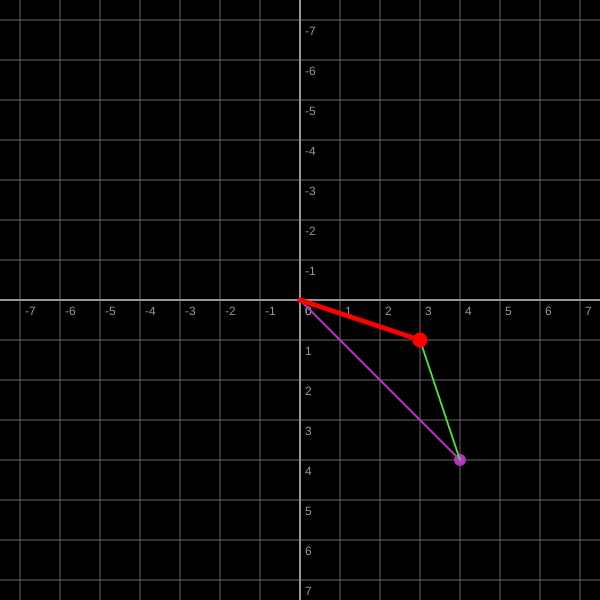
Frame 1 (no input)
Frame 2 (the mouse pressed at the canvas centre, redrawn once): identical to frame 1, image omitted

The p5.js sketch that drew this single still picture (run headless with seeded random() and noise() and a simulated clock; the mouse was pressed at the canvas centre and the sketch redrawn once):

// p5.js sketch
// ── sketch.js
// IMA NYU Shanghai
// The Nature of Code
// MOQN
// Feb 20 2017

let RESOLUTION = 40;
let currVector;

function setup() {
  createCanvas(600, 600);
  currVector = createVector(0, 0);

  // display vectors
  background(0);
  drawGrid();

  addVector(4, 4);
  subVector(1, 3);
  //addVector(3, 2);
  //subVector(1,1);
  //multVector(2);
  
  drawSumVector();
}


function draw() {
  noLoop();
}








// Don't worry about the functions below

function addVector(x, y) {
  // calculation
  let newVector = createVector(x, y);
  let prevVector = currVector.copy();
  currVector.add(newVector);
  // display the result
  let c = color(random(255), random(255), random(255));
  stroke(c);
  strokeWeight(2);
  line(prevVector.x * RESOLUTION, prevVector.y * RESOLUTION,
    currVector.x * RESOLUTION, currVector.y * RESOLUTION);
  fill(c);
  ellipse(currVector.x * RESOLUTION, currVector.y * RESOLUTION, 10, 10);
}

function subVector(x, y) {
  // calculation
  let newVector = createVector(x, y);
  let prevVector = currVector.copy();
  currVector.sub(newVector);
  // display the result
  let c = color(random(255), random(255), random(255));
  stroke(c);
  strokeWeight(2);
  line(prevVector.x * RESOLUTION, prevVector.y * RESOLUTION,
    currVector.x * RESOLUTION, currVector.y * RESOLUTION);
  fill(c);
  ellipse(currVector.x * RESOLUTION, currVector.y * RESOLUTION, 10, 10);
}

function multVector(val) {
  // calculation
  let prevVector = currVector.copy();
  currVector.mult(val);
  // display the result
  let c = color(random(255), random(255), random(255));
  stroke(c);
  strokeWeight(2);
  line(prevVector.x * RESOLUTION, prevVector.y * RESOLUTION,
    currVector.x * RESOLUTION, currVector.y * RESOLUTION);
  fill(c);
  ellipse(currVector.x * RESOLUTION, currVector.y * RESOLUTION, 10, 10);
}

function divVector(val) {
  if (val === 0) {
    console.log("!!! Cannot divide by 0 !!!");
    return;
  }
  // calculation
  let prevVector = currVector.copy();
  currVector.div(val);
  // display the result
  let c = color(random(255), random(255), random(255));
  stroke(c);
  strokeWeight(2);
  line(prevVector.x * RESOLUTION, prevVector.y * RESOLUTION,
    currVector.x * RESOLUTION, currVector.y * RESOLUTION);
  fill(c);
  ellipse(currVector.x * RESOLUTION, currVector.y * RESOLUTION, 10, 10);
}

function drawSumVector() {
  let c = color(255, 0, 0);
  stroke(c);
  strokeWeight(5);
  line(0, 0, currVector.x * RESOLUTION, currVector.y * RESOLUTION);
  fill(c);
  ellipse(currVector.x * RESOLUTION, currVector.y * RESOLUTION, 10, 10);
  printVector(currVector);
}

function drawGrid() {
  translate(width / 2, height / 2);
  // lines on x
  for (let x = -width; x < width; x += RESOLUTION) {
    stroke(100);
    strokeWeight(1);
    line(x, -height, x, height);
    fill(150);
    noStroke();
    text(x / RESOLUTION, x + 5, 15);
  }
  // lines on y
  for (let y = -height; y < height; y += RESOLUTION) {
    stroke(100);
    strokeWeight(1);
    line(-width, y, width, y);
    fill(150);
    noStroke();
    text(y / RESOLUTION, 5, y + 15);
  }
  // draw the origin 
  stroke(150);
  strokeWeight(2);
  line(0, -height, 0, height);
  line(-width, 0, width, 0);
}

function printVector(v) {
  console.log("(" + v.x + ", " + v.y + ")");
}
